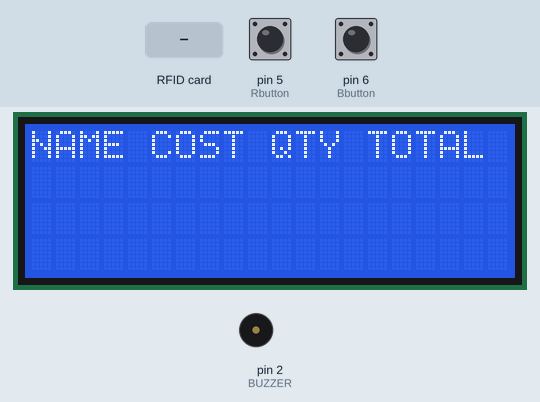
Recording of a sketch running on a simulated Arduino Uno, built with avr-gcc and run on an emulated ATmega328P. On the bench: 20×4 character LCD, buzzer (waves = sounding). The inputs (shaded band) are chosen by the test bench; at power-on: pin 5 (Rbutton) HIGH, pin 6 (Bbutton) HIGH. What the sketch prints to the serial monitor is not drawn.

Above: at 2.4 s.
2.5 s: RFID card 2C E0 15 AA held to the reader
At 3.6 s:
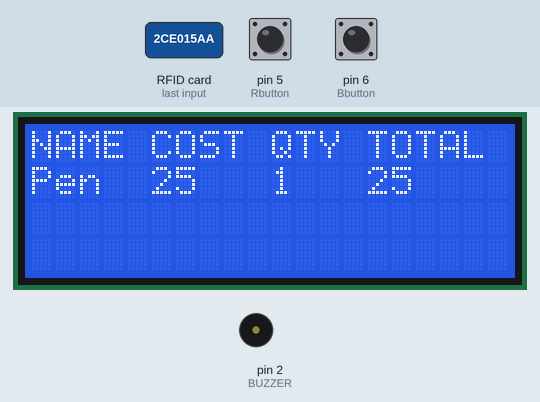
4.3 s: RFID card 94 81 54 13 held to the reader
At 5.0 s:
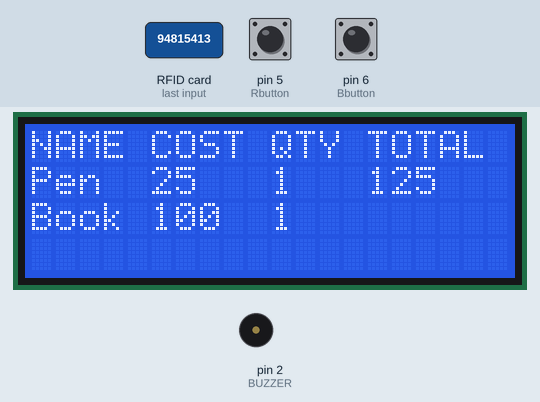
6.1 s: RFID card E9 90 8D 48 held to the reader
At 7.5 s:
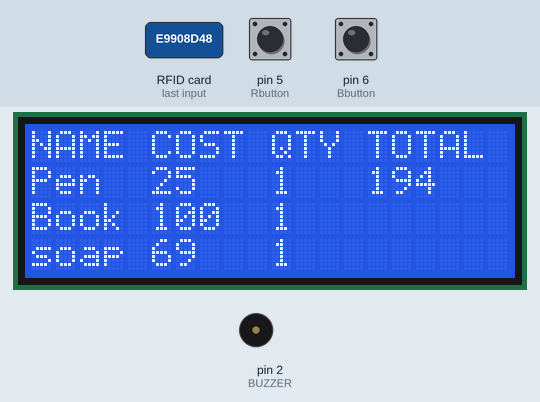
7.9 s: RFID card 5E 7A 19 C4 held to the reader
At 9.4 s:
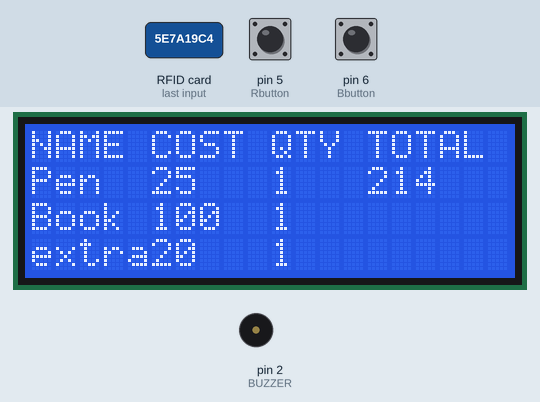
9.7 s: RFID card 2C E0 15 AA held to the reader
At 11.4 s:
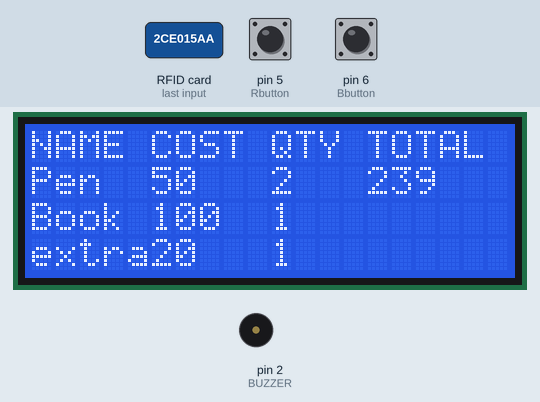
Timing chart, 0 to 12.6 s (numbered marks = the images above; inputs shaded):
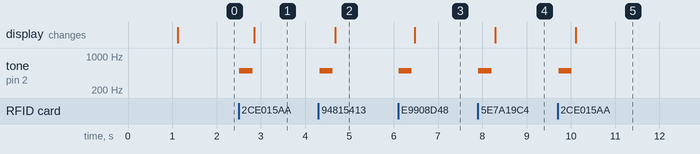

Measured:
- after the input at 2.5 s, tone on pin 2 (BUZZER): silent → 500 Hz at once, → silent 0.30 s later; the display: changes after 0.35 s (image 1)
- after the input at 4.3 s, tone on pin 2 (BUZZER): silent → 500 Hz at once, → silent 0.30 s later; the display: changes after 0.38 s (image 2)
- after the input at 6.1 s, tone on pin 2 (BUZZER): silent → 500 Hz at once, → silent 0.30 s later; the display: changes after 0.38 s (image 3)
- after the input at 7.9 s, tone on pin 2 (BUZZER): silent → 500 Hz at once, → silent 0.30 s later; the display: changes after 0.39 s (image 4)
- after the input at 9.7 s, tone on pin 2 (BUZZER): silent → 500 Hz at once, → silent 0.30 s later; the display: changes after 0.41 s (image 5)

The sketch:

Rfid_Billing_Controller_Code.ino
```cpp
#include <SPI.h>
#include <MFRC522.h>
#include<LiquidCrystal.h>
#include <SoftwareSerial.h>

#define SS_PIN 10
#define RST_PIN 9
#define BUZZER 2
#define Rbutton 5      // remove product
#define Bbutton 6       // bill
String ssid="Note9";                // Wifi network SSID
String password ="prashant97";           // Wifi network password
boolean DEBUG = true;               //show additional data
int responseTime = 1000;           //communication timeout

LiquidCrystal lcd(14,15,16,17,18,19);        // declare pin on 20x4 LCD
SoftwareSerial wifiSerial(7,8);              // RX, TX of arduino
MFRC522 mfrc522(SS_PIN, RST_PIN);              // Create MFRC522 instance.

int getProductId(String );
int checkList(int );
String scanProduct();
void addProduct(String);
void removeProduct(String);
void displayBill();
void displayDatabase();

void StartServer();
void generateBill();
void sendToWeb(String d);
String sendToWifi(String command, const int timeout, boolean debug);
String addInHtmlTable(String NAME, int COST, int QTY);

struct products
{
  String tag;
  String pname;
  int pid;
  int cost;
  int quantity ;
  };
  struct products list[]={ {" 2C E0 15 AA","Pen",1,25,0} ,
                           {" 94 81 54 13", "Book",2,100,0},
                           {" E9 90 8D 48","soap",3,69,0} ,
                           {" 5B 55 6C AA","extra",4,20,0}
                          };

struct products current[10];
int item = 0;
int total=0;
String code4 = "<body><h1 align=center> SHOPPING BILL <h1><br><table id=\"t01\"><tr><th>NAME</th><th>COST</th><th>QTY</th></tr>";
String code5 = "";


void setup()
{
  Serial.begin(9600);   // Initiate a serial communication
  while (!Serial) {
     Serial.println(".");  }           // wait for serial port to connect.
  Serial.println("Serial started");

  wifiSerial.begin(9600);
  while (!wifiSerial) {
      Serial.println(".");    }         // wait for serial port to connect.
  Serial.println("esp connected");

  SPI.begin();      // Initiate  SPI bus
  mfrc522.PCD_Init();   // Initiate MFRC522

  lcd.begin(20,4);
  lcd.clear();
  lcd.print("      I-TROLLEY   ");
  delay(1000);
  lcd.clear();
  lcd.setCursor(0,0);
  lcd.print("NAME COST QTY TOTAL");

  pinMode(BUZZER, OUTPUT);
  noTone(BUZZER);
  pinMode(Rbutton,INPUT);
  pinMode(Bbutton,INPUT);
  digitalWrite(Rbutton,HIGH);
  digitalWrite(Bbutton,HIGH);

  displayDatabase();

}

void loop()
{ int i=0,j=-1,k,pid;

 if ( ! mfrc522.PICC_IsNewCardPresent())                // Look for new cards
  {
    return;
  }

  if ( ! mfrc522.PICC_ReadCardSerial())                    // Select one of the cards
  {
    return;
  }

  String content= "";
  byte letter;
  for (byte i = 0; i < mfrc522.uid.size; i++)
  {
     content.concat(String(mfrc522.uid.uidByte[i] < 0x10 ? " 0" : " "));
     content.concat(String(mfrc522.uid.uidByte[i], HEX));
  }
  Serial.println();
  content.toUpperCase();
  tone(BUZZER, 500);
  delay(300);
  noTone(BUZZER);

/*  if(digitalRead(Bbutton)==0)
    { Serial.println("Bbutton pressed");
      StartServer();
      generateBill();

      }   */

  if( (digitalRead(Rbutton)==0) && (content != "") )
  {
        removeProduct(content);
  }
  if( content != "")
    {
          addProduct(content);     }

    if(digitalRead(Bbutton)==0)
    { Serial.println("Bbutton pressed");
      StartServer();
      generateBill();
      }

   displayBill();

}

int getProductId(String tag)
{ int i;
  String temp;

  for(i=0;i<4;i++)
  {
    temp = list[i].tag;
         if(tag == temp)
         {
               return list[i].pid;}
          }
  }

 int checkList(int pid)
 {  int i;
    for(i=0; i<item ;i++)
    {
      if(  pid == current[i].pid )
         {
             return i;
            }
      }
    return -1;
  }

String scanProduct()
{

  if ( ! mfrc522.PICC_IsNewCardPresent())                // Look for new cards
  {
    return;
  }

  if ( ! mfrc522.PICC_ReadCardSerial())                    // Select one of the cards
  {
    return;
  }

  String content= "";
  byte letter;
  for (byte i = 0; i < mfrc522.uid.size; i++)
  {
     content.concat(String(mfrc522.uid.uidByte[i] < 0x10 ? " 0" : " "));
     content.concat(String(mfrc522.uid.uidByte[i], HEX));
  }
  Serial.println();
  content.toUpperCase();
  tone(BUZZER, 500);
   delay(300);
   noTone(BUZZER);
  return content;
  }

void addProduct(String content)
{ int pid,j;

     pid=getProductId(content);
     j=checkList(pid);

     if(j<0)
    {
      item++;
      current[item-1].pname = list[pid-1].pname;
      current[item-1].pid = list[pid-1].pid;
      current[item-1].cost = list[pid-1].cost;
      current[item-1].quantity = 1;
      total += list[pid-1].cost;
     }
     else
      {
        current[j].cost = current[j].cost + list[pid-1].cost ;
        current[j].quantity++ ;
        total += list[pid-1].cost;
        }

}

void removeProduct(String content)
{   int j,pid;
     pid=getProductId(content);
     j=checkList(pid);
     if(current[j].quantity > 0 )
     {
           current[j].cost = current[j].cost - list[pid-1].cost ;
           current[j].quantity-- ;
           total -= list[pid-1].cost;
     }
  }

void displayDatabase()
{
  Serial.println();
  Serial.println("**********PRODUCT DATABASE****************");
  int i;
  Serial.println("NAME      ID   COST");
  for(i=0; i<4; i++)
    {
       Serial.print(list[i].pname);
       Serial.print("   ");
        Serial.print(list[i].pid);
       Serial.print("   ");
       Serial.print(list[i].cost);
       Serial.println("   ");
      }
      Serial.println("*****************************************");
 Serial.println("Put your card to the reader...");
  }

void displayBill()
{ int i;
   Serial.println("=======================================");
  Serial.println("NAME        COST   QUANTITY");
  for(i=0; i<item; i++)
    {
     if(current[i].quantity > 0 ){
       Serial.print(current[i].pname);
       Serial.print("   ");
       lcd.setCursor(0,i+1);
       lcd.print(current[i].pname);
       Serial.print(current[i].cost);
       Serial.print("   ");
       lcd.setCursor(5,i+1);
       lcd.print(current[i].cost);
       Serial.println(current[i].quantity);
       lcd.setCursor(10,i+1);
       lcd.print(current[i].quantity);
      }}
      Serial.print("\ntotal = ");
      Serial.println(total);
      lcd.setCursor(14,1);
       lcd.print(total);
  }

void StartServer()
{   Serial.println("Start server");
  sendToWifi("AT",responseTime,DEBUG);
  sendToWifi("AT+CWMODE=1",responseTime,DEBUG);                             // configure as Station mode
  sendToWifi("AT+CWJAP=\""+ssid+"\",\""+password+"\"",responseTime,DEBUG);  // connect to wifi
  delay(5000);
  sendToWifi("AT+CIFSR",responseTime,DEBUG);                                // get ip address
  sendToWifi("AT+CIPMUX=1",responseTime,DEBUG);                             // configure for single connections
  sendToWifi("AT+CIPSERVER=1,80",1000,DEBUG);                               // turn on server on port 80
  delay(500);
  Serial.println("Wifi connection is running Server Started!");
}

void generateBill()
{   Serial.println("...Bill Generation ...");

  String code4 = "<body><h1 align=center> SHOPPING BILL <h1><br><table id=\"t01\"><tr><th>NAME</th><th>COST</th><th>QTY</th></tr>";
  String code5 = "";

  while(1){
  while(wifiSerial.available())
   {
      if(wifiSerial.find("0,CONNECT"))
      {   Serial.println("if ke andar");
         sendToWeb(code4);
         delay(400);
         for(int i=0 ; i<item ; i++)
         {  code5 = addInHtmlTable(current[i].pname, current[i].cost, current[i].quantity);
           Serial.println(code5);
           code5 = "";
          }

         code5 += "<td colspan=\"3\"> <b>TOTAL :  Rs<b>";
         code5 += total;
         code5 +="</td></table></body></html>";
         sendToWeb(code5);
         delay(400);
         tone(BUZZER, 500);
         delay(600);
         noTone(BUZZER);
         delay(200);
         tone(BUZZER, 500);
         delay(300);
         noTone(BUZZER);
          delay(1000);
         while(1)
         {  ///   WAIT......................
         }
    }}}

 }

 void sendToWeb(String d)
{
   String cipSend = " AT+CIPSEND=0,";
   int len = d.length() + 4;
   cipSend +=len;
   //cipSend +="\r\n";
   sendToWifi(cipSend,1000,DEBUG);
   sendToWifi(d,1000,DEBUG);
}

String sendToWifi(String command, const int timeout, boolean debug)
{
   String response = "";
   command+="\r\n\r\n";
   wifiSerial.print(command);
   long int time = millis();
   while( (time+timeout) > millis())
    {
       while(wifiSerial.available())
        {
           char c = wifiSerial.read(); // read the next character.
           response+=c;
         }
     }

    if(debug)
     {
        Serial.print(response); //displays the esp response messages in arduino Serial monitor
     }
    return response;
}

String addInHtmlTable(String NAME, int COST, int QTY)
{  String str = "<tr><td>";
   str += NAME;
   str += "</td><td>";
   str += COST;
   str += "</td><td>";
   str += QTY;
   str += "</td></tr>";
   return str;
  }
```
